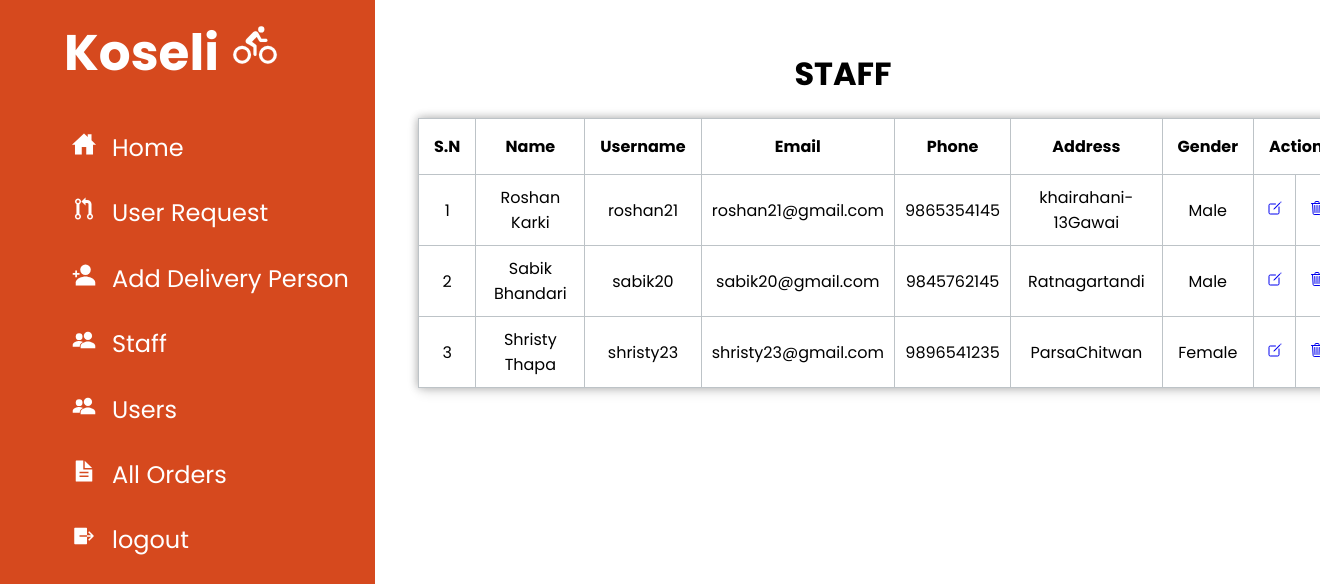
The app's page /admin/?r=staff (signed in) with its own data.
### tables this page shows
CREATE TABLE `staff` (
  `id` int(11) NOT NULL,
  `name` varchar(20) NOT NULL,
  `username` varchar(20) NOT NULL,
  `password` varchar(100) NOT NULL,
  `email` varchar(20) NOT NULL,
  `phone` varchar(10) NOT NULL,
  `address` varchar(25) NOT NULL,
  `gender` varchar(6) NOT NULL
);

### admin/controller/staffcontroller.php (called while the page is built)
<?php
include 'view/navbar.php';
include 'model/dbmodel.php';
$users = view_staff();
include 'view/staff.php';
include 'view/footer.php';
?>

### admin/model/dbmodel.php (called while the page is built, shortened)
<?php
function db_connect() {
    $db['host'] = "localhost";
    $db['username'] = "root";
    $db['password'] = "";
    $db['db_name'] = "koseli";
    $conn = new mysqli($db['host'], $db['username'], $db['password'], $db['db_name']);
    return $conn;
}
function view_staff()
{
$conn = db_connect();
$sql = "SELECT * from staff";
$result = $conn->query($sql);
if($result)
{
    return $result;
}
else
{
    return false;
}
}
?>

### admin/view/staff.php (the view, shortened to what this page needs)
<!DOCTYPE html>
<html lang="en">
<head>
</head>
<body>
    <div class="user">
    <h1>STAFF</h1>
</div>
    <div class="box">
    <?php
if($users)
$i=0;
echo"
<table border=1 style=text-align:center>
   <tr>
        <th> S.N</th>
        <th> Name</th>
        <th> Username</th>
        <th> Email</th>
        <th>Phone</th>
        <th> Address</th>
        <th> Gender</th>
        <th colspan=2> Action</th>
</tr>";
while ($row = $users->fetch_assoc()) {
    $i++;
    echo"
    <tr>
        <td>".$i."</td>
        <td>". $row["name"] ."</td>
        <td>". $row["username"] ."</td>
        <td>". $row["email"] ."</td>
        <td>". $row["phone"] ."</td>
        <td>". $row["address"] ."</td>
        <td>". $row["gender"] ."</td>
        <td>  <a href=". $base_url."?r=editstaff&id=".$row["id"]."><ion-icon name='create-outline'></ion-icon></a> </td>
        <td>  <a href=". $base_url."?r=deletestaff&id=".$row["id"]."><ion-icon name='trash-outline'></ion-icon></a> </td>
</tr>";
}
echo "</table>";
?>
</div>
</body>
</html>

### admin/resources/style.css (style rules this page uses)
:root { --main-color: #d6491e; --color-dark: #1d2231; --text-color: #d6491e; }
* { margin: 0; box-sizing: border-box; list-style-type: none; text-decoration: none; font-family: 'Poppins', sans-serif; }

### admin/view/staff.php (style rules this page uses)
body { margin: 50px; position: relative; left: 23rem; width: 45%; }
table { width: 155%; border-collapse: collapse; border: 1px solid #bdc3c7; box-shadow: 2px 2px 12px rgba(0, 0, 0, 0.2), -1px -1px 8px rgba(0, 0, 0, 0.2); }
th { padding:15px; }
td { padding: 10px; }
.user { position: relative; left: 60%; margin: 20px; }
tr { transition: all .2s ease-in; cursor: pointer; }

### records on screen
staff: name "Roshan Karki", username "roshan21", email "roshan21@gmail.com", phone "9865354145", address "khairahani-13Gawai", gender "Male"
staff: name "Sabik Bhandari", username "sabik20", email "sabik20@gmail.com", phone "9845762145", address "Ratnagartandi", gender "Male"
staff: name "Shristy Thapa", username "shristy23", email "shristy23@gmail.com", phone "9896541235", address "ParsaChitwan", gender "Female"
